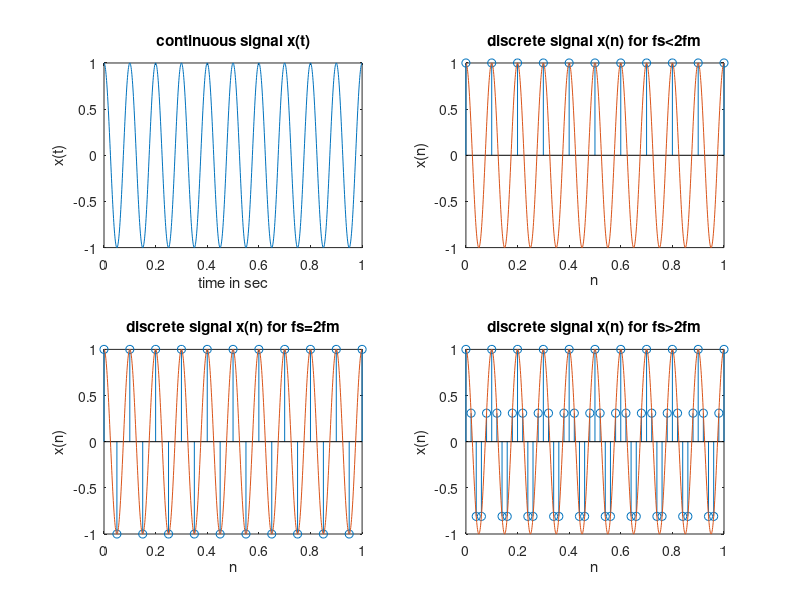

The MATLAB source for this figure:
clc;
clear all;
close all;
A=1;
f=10;
t=0:0.001:1;
y=A*cos(2*pi*f*t);
subplot(2,2,1);
plot(t,y);
xlabel('time in sec');
ylabel('x(t)');
title('continuous signal x(t)');
% under sampling
fs1=10;
n=0:1/fs1:1;
y1=A*cos(2*pi*f*n);
subplot(2,2,2);
stem(n,y1);
hold on;
plot(t,y);
xlabel('n');
ylabel('x(n)');
title('discrete signal x(n) for fs<2fm');


%critical sampling
fs2=20;
n=0:1/fs2:1;
y2=A*cos(2*pi*f*n);
subplot(2,2,3);
stem(n,y2);
hold on;
plot(t,y);
xlabel('n');
ylabel('x(n)');
title('discrete signal x(n) for fs=2fm');


% over sampling
fs3=50;
n=0:1/fs3:1;
y3=A*cos(2*pi*f*n);
subplot(2,2,4);
stem(n,y3);
hold on;
plot(t,y);
xlabel('n');
ylabel('x(n)');
title('discrete signal x(n) for fs>2fm');



